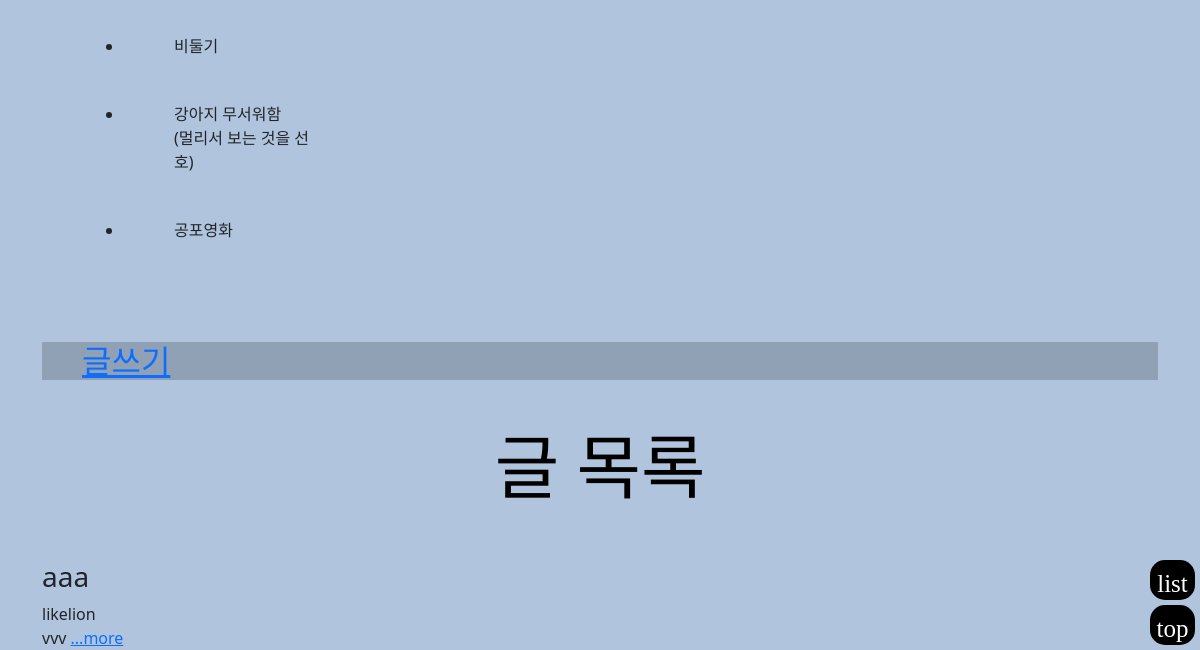
Before: / (lower part) with the older database file.
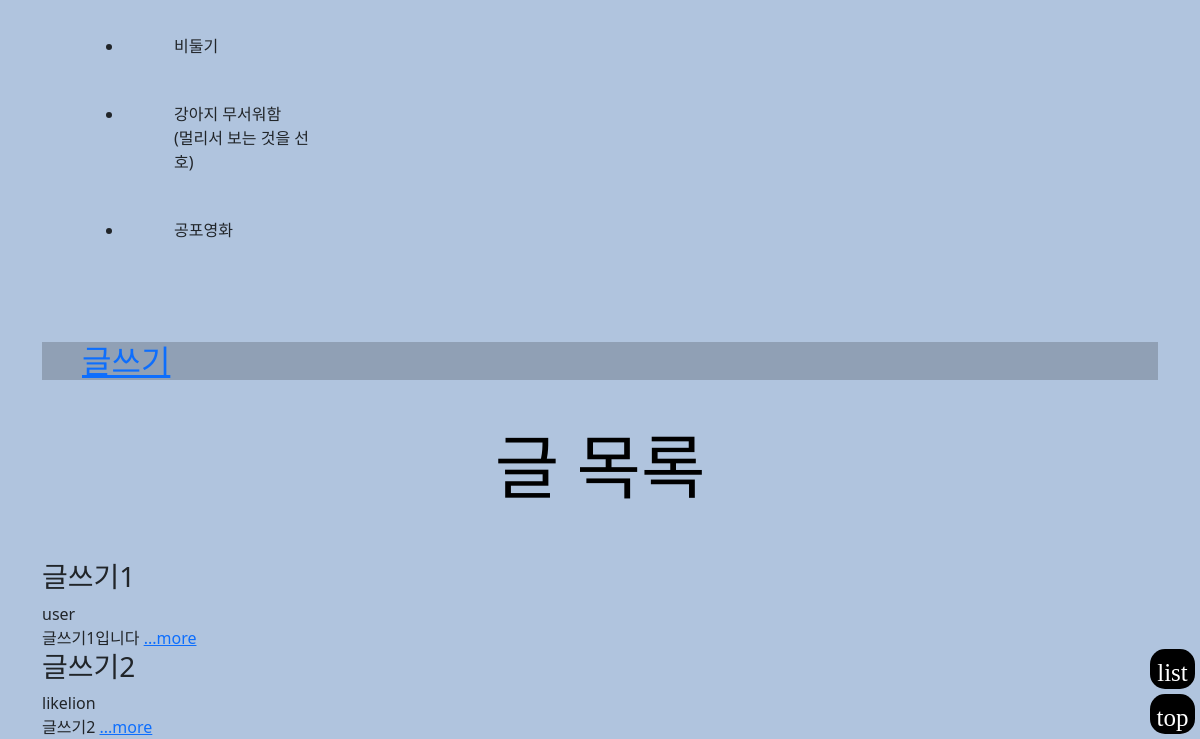
After: the same page with the newer database file.
### main/models.py (models this page shows, shortened)
class Post(models.Model):
    id = models.AutoField(primary_key=True)
    title = models.CharField(max_length=200)
    writer = models.ForeignKey(User, on_delete=models.CASCADE)
    pub_date = models.DateTimeField()
    body = models.TextField()
    image=models.ImageField(upload_to = "post/", blank=True, null=True)
    def summary(self):
        return self.body[:20]

### main/views.py (the view)
# urls.py: path('', showmain, name="showmain"),
def showmain(request):
    posts = Post.objects.all()
    return render(request, 'main/mainpage.html',{'posts':posts})

### main/templates/main/mainpage.html (shortened to what this page needs)
{% extends 'base.html' %}
{% load static %}
{% block content %}
<body id="top">
        <div id="dislikes">
            <ul>
                <li type="disc">간장게장</li><br>
                <li type="disc">비둘기</li><br>
                <li type="disc">강아지 무서워함<br>
                        (멀리서 보는 것을 선호)
                </li><br>
                <li type="disc">공포영화</li>
            </ul>
        </div>
    <a href="#top"><div class="top">top</div></a>
    <a href="#list"><div class="list">list</div></a>
</body>
<h2><a href="{%url 'main:new'%}">글쓰기</a></h2>
<h1>글 목록</h1>
<div>
    {% for post in posts %}
    <div>
        <h3>{{post.title}}</h3>
        {{post.writer}}<br>
        {{post.summary}}
        <a href="{%url 'main:detail' post.id %}">...more</a>
        <br>
    </div>
    {%endfor%}
</div>
{% endblock %}

Changed rows visible on the page:
removed Post: title "aaa", writer "likelion", summary "vvv"
added Post: title "글쓰기1", writer "user", summary "글쓰기1입니다"
added Post: title "글쓰기2", writer "likelion", summary "글쓰기2"
